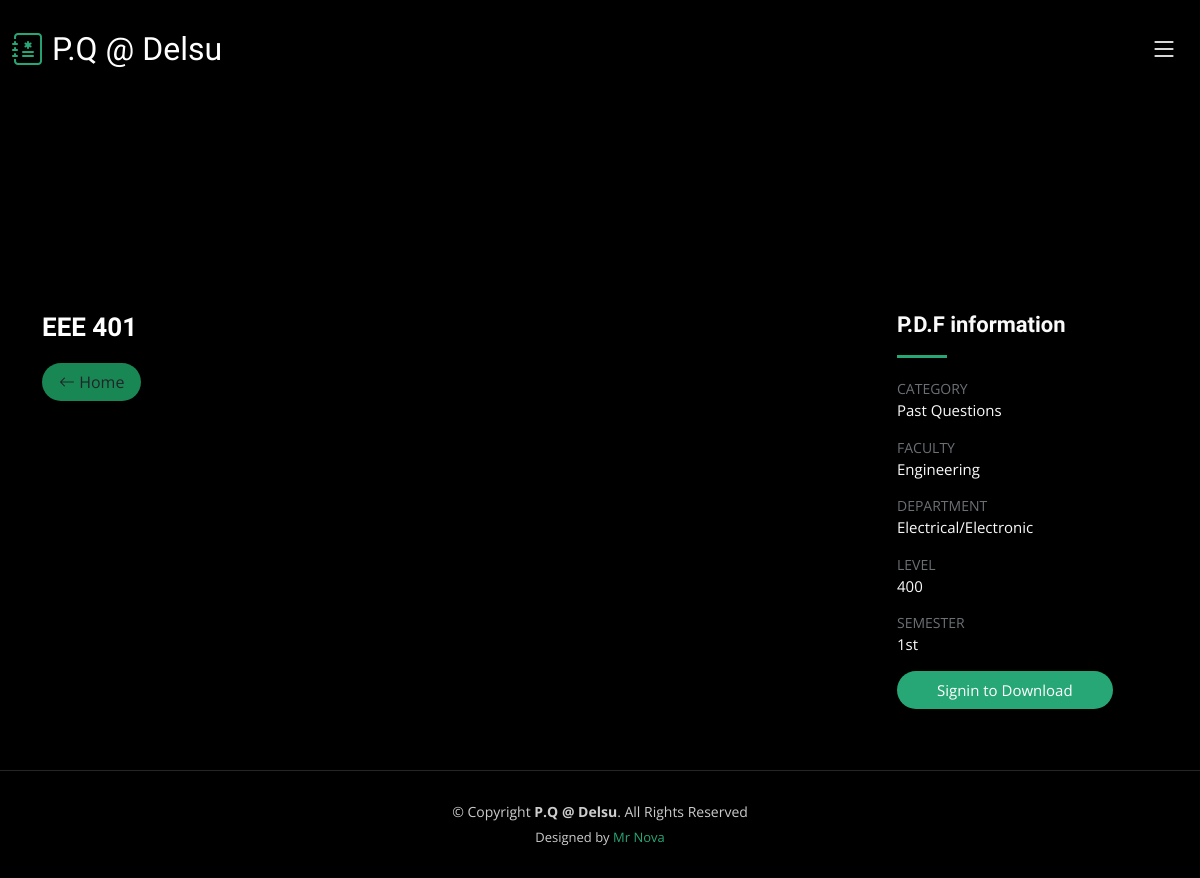
Screenshot of /docs/item/1/ with the database file from the repository.
### docs/models.py (models this page shows, shortened)
class Item(models.Model):
    title = models.CharField(max_length=255)
    category = models.ForeignKey(Category, null=True, blank=True, on_delete=models.CASCADE, related_name='items')
    faculty = models.ForeignKey(Faculty, on_delete=models.CASCADE, related_name='items')
    department = models.ForeignKey(Department, on_delete=models.CASCADE, related_name='items')
    level = models.ForeignKey(Level, on_delete=models.CASCADE, related_name='items')
    semester = models.ForeignKey(Semester, on_delete=models.CASCADE, related_name='items')
    description = models.TextField(blank=True, null=True)
    image = models.ImageField(upload_to='PQ_images', blank=True, null=True)
    file = models.FileField(upload_to='PQ_files', blank=True)
    uploaded_on = models.DateTimeField(auto_now_add=True, null=True, blank=True)

class Category(models.Model):
    name = models.CharField(max_length=255)
    class Meta:
        ordering = ('name',)
        verbose_name_plural = 'Categories'
    def __str__(self):
        return self.name

class Faculty(models.Model):
    name = models.CharField(max_length=255)
    class Meta:
        ordering = ('name',)
        verbose_name_plural = 'Faculties'
    def __str__(self):
        return self.name

class Department(models.Model):
    name = models.CharField(max_length=255)
    def __str__(self):
        return self.name

class Level(models.Model):
    name = models.CharField(max_length=255)
    def __str__(self):
        return self.name

class Semester(models.Model):
    name = models.CharField(max_length=255)
    def __str__(self):
        return self.name

### docs/views.py (the view)
# urls.py: path('item/<int:pk>/', views.details, name='details'),
def details(request, pk):
    item = get_object_or_404(Item, pk=pk)
    return render(request, 'details.html',{
        'item': item,
    })

### docs/templates/details.html (shortened to what this page needs)
{% extends 'base.html' %}
{% block content %}
{% load static %}
  <main id="main" data-aos="fade" data-aos-delay="1500">
    <div class="page-header d-flex align-items-center">
    </div>
    <section id="gallery-single" class="gallery-single">
      <div class="container">
        <div class="">
        </div>
        <div class="row justify-content-between gy-4 mt-4">
          <div class="col-lg-8">
            <div class="portfolio-description">
              <h2>{{ item.title }}</h2>
              <a class="btn rounded-pill px-3 bg-success" href="{% url 'index' %}"><i class="bi bi-arrow-left"></i> Home</a>
            </div>
          </div>
          <div class="col-lg-3">
            <div class="portfolio-info">
              <h3>P.D.F information</h3>
              <ul>
                <li><strong>Category</strong> <span>{{ item.category }}</span></li>
                <li><strong>Faculty</strong> <span>{{ item.faculty }}</span></li>
                <li><strong>Department</strong> <span>{{ item.department }}</span></li>
                <li><strong>Level</strong><span>{{ item.level }}</span></li>
                <li><strong>Semester</strong><span>{{ item.semester }}</span></li>
                {% if user.is_authenticated %}
                  <li><a href="
                    {% if item.file %}
                      {{ item.file.url }}
                    {% else %}
                      #{% comment %} {% url 'home:no_file' %} {% endcomment %}
                    {% endif %}
                    " download class="btn-visit align-self-start">Download P.D.F <i class="bi bi-download"></i></a></li>
                {% else %}
                  <li><a href="{% url 'home:signin' %}" class="btn-visit align-self-start">Signin to Download</a></li>
                {% endif %}
              </ul>
            </div>
          </div>
        </div>
      </div>
    </section>
  </main>
{% endblock %}

### static/css/main.css (style rules this page uses)
:root { --font-default: "Open Sans", system-ui, -apple-system, "Segoe UI", Roboto, "Helvetica Neue", Arial, "Noto Sans", "Liberation Sans", sans-serif, "Apple Color Emoji", "Segoe UI Emoji", "Segoe UI Symbol", "Noto Color Emoji"; --font-primary: "Inter", sans-serif; --font-secondary: "Cardo", sans-serif; }
:root { --color-default: #fafafa; --color-primary: #27a776; --color-secondary: #161718; }
:root { scroll-behavior: smooth; }
body { font-family: var(--font-default); color: var(--color-default); background-color: #000; }
a { color: var(--color-primary); text-decoration: none; }
h1, h2, h3, h4, h5, h6 { font-family: var(--font-primary); }
.page-header { padding: 120px 0 60px 0; min-height: 30vh; position: relative; }
.gallery-single .portfolio-info h3 { font-size: 22px; font-weight: 700; margin-bottom: 20px; padding-bottom: 20px; position: relative; font-family: var(--font-secondary); }
.gallery-single .portfolio-info h3:after { content: ""; position: absolute; display: block; width: 50px; height: 3px; background: var(--color-primary); left: 0; bottom: 0; }
.gallery-single .portfolio-info ul { list-style: none; padding: 0; font-size: 15px; }
.gallery-single .portfolio-info ul li { display: flex; flex-direction: column; padding-bottom: 15px; }
.gallery-single .portfolio-info ul strong { text-transform: uppercase; font-weight: 400; color: #6b7075; font-size: 14px; }
.gallery-single .portfolio-info .btn-visit { padding: 8px 40px; background: var(--color-primary); color: #fff; border-radius: 50px; transition: 0.3s; }
.gallery-single .portfolio-description h2 { font-size: 26px; font-weight: 700; margin-bottom: 20px; color: #fff; font-family: var(--font-secondary); }

### rows the page displays
Item: title "EEE 401", category "Past Questions", faculty "Engineering", department "Electrical/Electronic", level "400", semester "1st"
